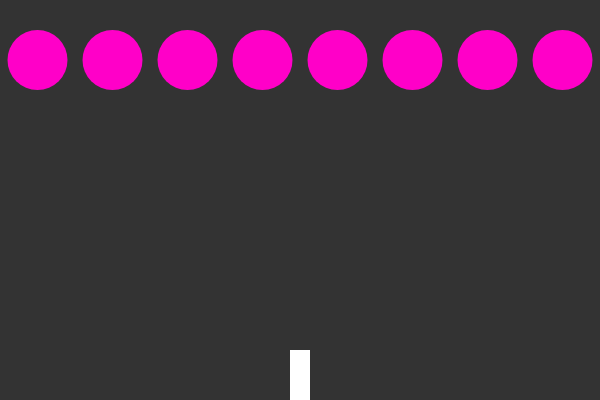
Frame 1 (no input)
Frame 60 (no input): identical to frame 1, image omitted
Frame 120 (the mouse pressed at the canvas centre since frame 60): identical to frame 1, image omitted

The p5.js sketch that drew this single still picture (run headless with seeded random() and noise() and a simulated clock; from frame 60 on, the mouse is pressed at the canvas centre):

// p5.js sketch
// ── sketch.js
let ship;
let aliens = [];
let totalAliens = 8;
var bullets = [];

function setup() {
  createCanvas(600, 400);
  ship = new Ship();
  bullets = new Bullet(width/2, height/2);
  for (var i = 0; i < totalAliens; i++) {
    let alienSpacer = i*width/totalAliens+width/(2*totalAliens)
    aliens[i] = new Alien(alienSpacer, 60);
  }
  
}

function draw() {
  background(51);
  ship.show();
  //ship.move();
  for (var i = 0; i < aliens.length; i++) {
    aliens[i].show();
  }
  for (var i = 0; i < bullets.length; i++) {
    bullets[i].show();
    bullets[i].move()
  }
  
 
}
// uncaught error with push to array
function keyPressed() {
  if (keyCode === UP_ARROW) {
    var bullet = new Bullet(width/2, height/2);
    bullets.push(bullet);
  }
  if (keyCode === RIGHT_ARROW) {
    ship.move(1);
  } else if (keyCode === LEFT_ARROW) {
    ship.move(-1);
  }
}

// ── alien.js
class Alien {
    constructor(x, y) {
        this._x = x;
        this._y = y;
    }

    show() {
        noStroke();
        fill(255, 0, 200);
        ellipse(this._x, this._y, 60, 60);
    }
 }
// ── bullet.js
class Bullet {
    constructor(x, y) {
        this._x = x;
        this._y = y;
    }

    show() {
        noStroke();
        fill(255, 10, 0);
        ellipse(this._x, this._y, 5, 5);
    }

    move() {
        this._y -= 1;
    }
 }
// ── ship.js
class Ship {
    constructor() {
        this._x = width/2;
    }

    show() {
        noStroke();
        fill(255);
        rectMode(CENTER)
        rect(this._x, height-20, 20, 60);
    }

    move(dir) {
        this._x += dir*5;
    }
}
